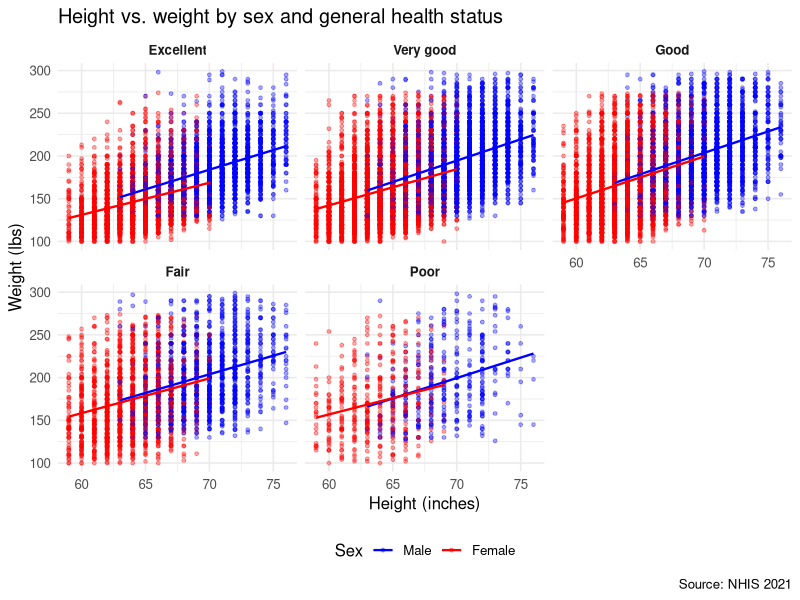
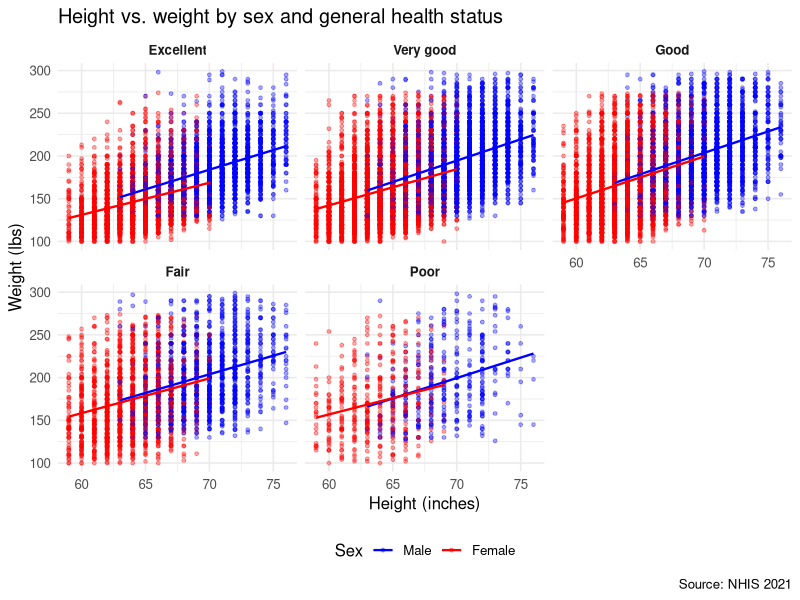
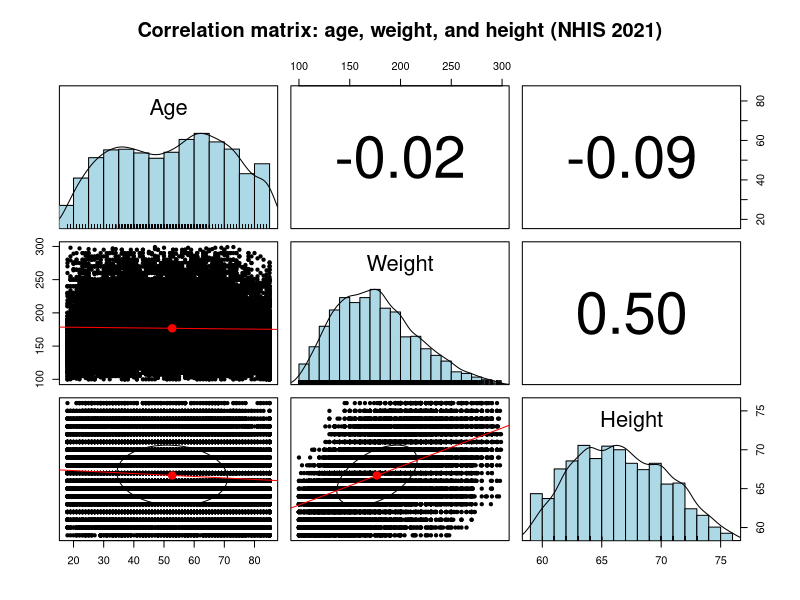

Recreate these plots in R, in order.
# Load libraries
library(tidyverse)
library(psych)

# Load cleaned data and apply factor levels
nhis <- read_csv("data/nhis_clean.csv") %>%
  mutate(
    SEX_A = factor(SEX_A, levels = c("Male", "Female")),
    PHSTAT_A = factor(PHSTAT_A,
                      levels = c("Excellent","Very good","Good","Fair","Poor"),
                      ordered = TRUE),
    EDUCP_A = factor(EDUCP_A,
                     levels = c("Less than High School",
                                "High School Graduate",
                                "Some College",
                                "College Graduate or better"))
  )

# Plot 1: Enhanced scatter plot 
# Height vs weight, colored by sex, faceted by health status

nhis_plot <- nhis %>%
  filter(!is.na(HEIGHTTC_A), !is.na(WEIGHTLBTC_A),
         !is.na(SEX_A), !is.na(PHSTAT_A))

p1 <- ggplot(nhis_plot,
             aes(x = HEIGHTTC_A, y = WEIGHTLBTC_A, color = SEX_A)) +
  geom_point(alpha = 0.35, size = 1) +
  geom_smooth(method = "lm", se = FALSE, linewidth = 0.8) +
  facet_wrap(~ PHSTAT_A, nrow = 2) +
  scale_color_manual(values = c("Male" = "blue", "Female" = "red")) +
  labs(title   = "Height vs. weight by sex and general health status",
       x       = "Height (inches)",
       y       = "Weight (lbs)",
       color   = "Sex",
       caption = "Source: NHIS 2021") +
  theme_minimal(base_size = 12) +
  theme(strip.text      = element_text(face = "bold"),
        legend.position = "bottom")

print(p1)

ggsave("output/plot1_scatter_height_weight_sex_health.png",
       plot = p1, width = 10, height = 7, dpi = 300)

#Plot 2: Correlation scatter plot matrix
# Age, weight, and height using pairs.panels()

nhis_numeric <- nhis %>%
  select(Age    = AGEP_A,
         Weight = WEIGHTLBTC_A,
         Height = HEIGHTTC_A) %>%
  drop_na()

png("output/plot2_pairs_panel_age_weight_height.png",
    width = 800, height = 800, res = 150)

pairs.panels(
  nhis_numeric,
  method   = "pearson",
  hist.col = "lightblue",
  density  = TRUE,
  ellipses = TRUE,
  lm       = TRUE,
  main     = "Correlation matrix: age, weight, and height (NHIS 2021)"
)

dev.off()
